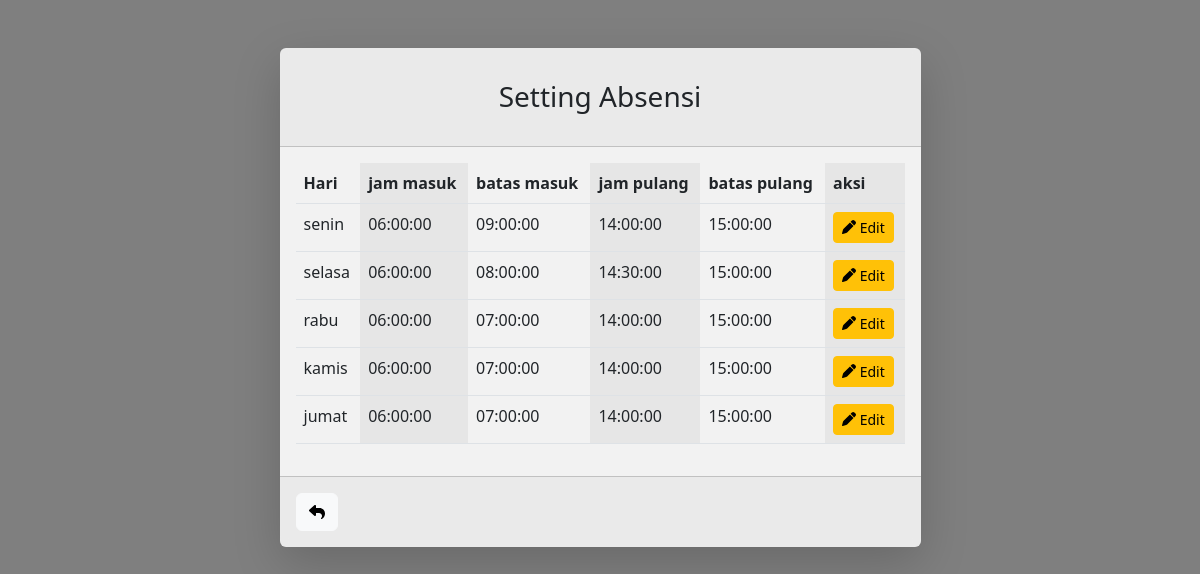
Page /setting.php (signed in) on the earlier database version.
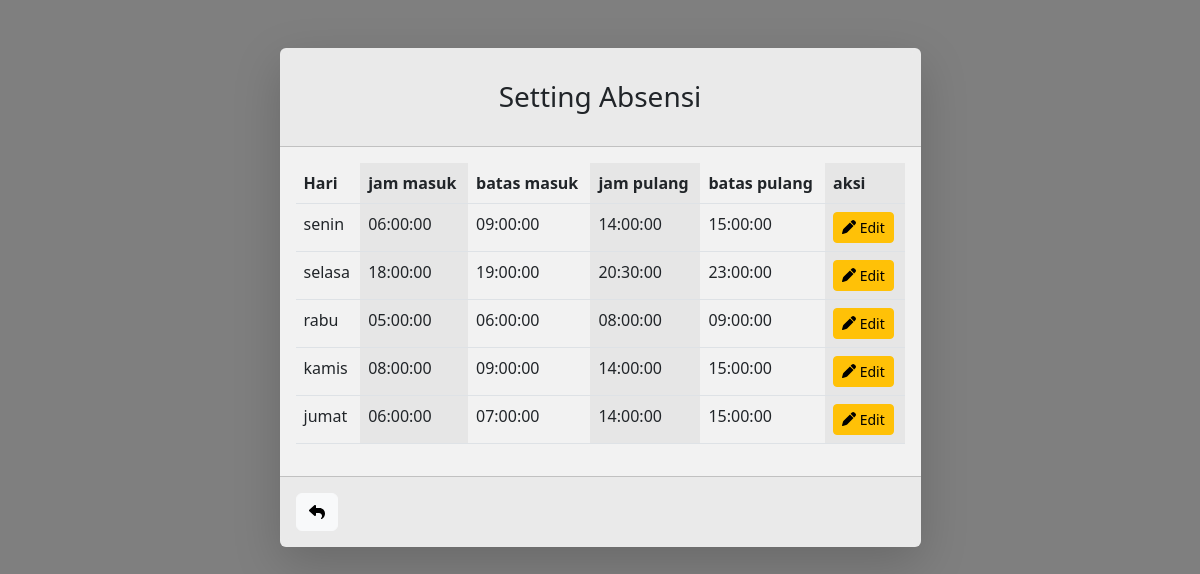
Same page on the later database version.
### tables this page shows
CREATE TABLE `setting` (
  `id` int(10) NOT NULL,
  `hari` varchar(10) NOT NULL,
  `jam_masuk` time NOT NULL,
  `batas_masuk` time NOT NULL,
  `jam_pulang` time NOT NULL,
  `batas_pulang` time NOT NULL
);

### setting.php (the view, shortened to what this page needs)
<!DOCTYPE html>
<html lang="en">
<head>
  <link href="css/styles.css" rel="stylesheet" />
</head>
<body>
  <div id="layoutAuthentication">
    <div id="layoutAuthentication_content">
      <main>
        <div class="container">
          <div class="row justify-content-center">
            <div class="col-lg-7">
              <div class="card shadow-lg border-0 rounded-lg mt-5">
                <div class="card-header">
                  <h3 class="text-center font-weight-light my-4">
                    Setting Absensi
                  </h3>
                </div>
                <div class="card-body">
                  <table class="table table-striped-columns">
                    <thead>
                      <tr>
                        <th>Hari</th>
                        <th>jam masuk</th>
                        <th>batas masuk</th>
                        <th>jam pulang</th>
                        <th>batas pulang</th>
                        <th>aksi</th>
                      </tr>
                    </thead>
                    <tbody>
                      <?php
                      include "koneksi.php";
                      $sql = "SELECT * FROM setting";
                      $query = mysqli_query($koneksi, $sql);
                      while ($setting = mysqli_fetch_array($query)) {
                      ?>
                        <tr>
                          <td><?= $setting['hari']; ?></td>
                          <td><?= $setting['jam_masuk']; ?></td>
                          <td><?= $setting['batas_masuk']; ?></td>
                          <td><?= $setting['jam_pulang']; ?></td>
                          <td><?= $setting['batas_pulang']; ?></td>
                          <td>
                            <button type="button" class="btn btn-warning btn-sm btn-edit"
                              data-id="<?= $setting['id']; ?>"
                              data-hari="<?= $setting['hari']; ?>"
                              data-jam-masuk="<?= $setting['jam_masuk']; ?>"
                              data-batas-masuk="<?= $setting['batas_masuk']; ?>"
                              data-jam-pulang="<?= $setting['jam_pulang']; ?>"
                              data-batas-pulang="<?= $setting['batas_pulang']; ?>">
                              <i class="fa-solid fa-pen"></i> Edit
                            </button>
                          </td>
                        </tr>
                      <?php  } ?>
                    </tbody>
                  </table>
                </div>
                <div class="card-footer text-left py-3">
                  <div class="small">
                    <a href="dashboard.php" class="btn btn-light">
                      <i class="fa-solid fa-reply"></i>
                    </a>
                  </div>
                </div>
              </div>
            </div>
          </div>
        </div>
      </main>
    </div>
  </div>
</body>
</html>

Differences in the rows shown:
changed setting "selasa": jam_masuk "06:00:00" → "18:00:00"; batas_masuk "08:00:00" → "19:00:00"; jam_pulang "14:30:00" → "20:30:00"; batas_pulang "15:00:00" → "23:00:00"
changed setting "rabu": jam_masuk "06:00:00" → "05:00:00"; batas_masuk "07:00:00" → "06:00:00"; jam_pulang "14:00:00" → "08:00:00"; batas_pulang "15:00:00" → "09:00:00"
changed setting "kamis": jam_masuk "06:00:00" → "08:00:00"; batas_masuk "07:00:00" → "09:00:00"
